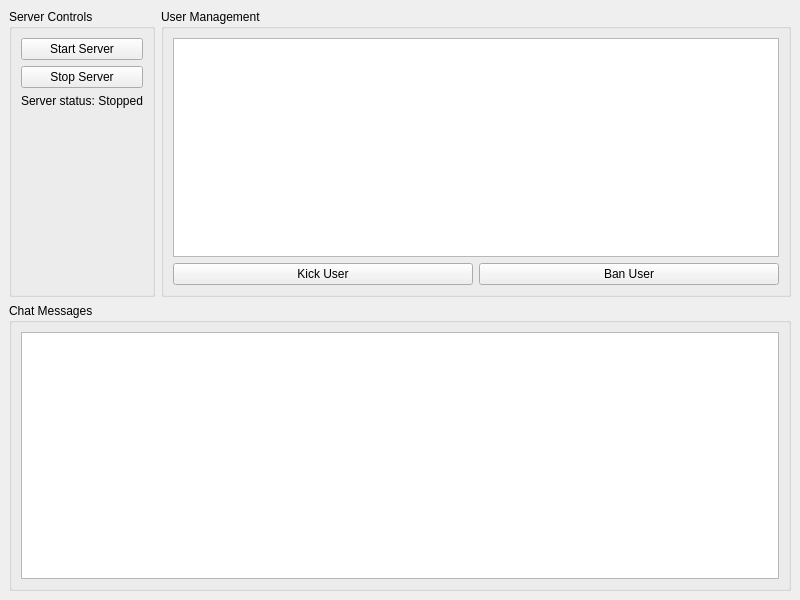
<?xml version="1.0" encoding="UTF-8"?>
<ui version="4.0">
 <class>ServerGUI</class>
 <widget class="QMainWindow" name="ServerGUI">
  <property name="geometry">
   <rect>
    <x>0</x>
    <y>0</y>
    <width>800</width>
    <height>600</height>
   </rect>
  </property>
  <property name="windowTitle">
   <string>Chat Server Administrator</string>
  </property>
  <widget class="QWidget" name="centralwidget">
   <layout class="QVBoxLayout" name="verticalLayout">
    <item>
     <layout class="QHBoxLayout" name="horizontalLayout">
      <item>
       <widget class="QGroupBox" name="groupBox">
        <property name="title">
         <string>Server Controls</string>
        </property>
        <layout class="QVBoxLayout" name="verticalLayout_2">
         <item>
          <widget class="QPushButton" name="startButton">
           <property name="text">
            <string>Start Server</string>
           </property>
          </widget>
         </item>
         <item>
          <widget class="QPushButton" name="stopButton">
           <property name="text">
            <string>Stop Server</string>
           </property>
          </widget>
         </item>
         <item>
          <widget class="QLabel" name="statusLabel">
           <property name="text">
            <string>Server status: Stopped</string>
           </property>
          </widget>
         </item>
         <item>
          <spacer name="verticalSpacer">
           <property name="orientation">
            <enum>Qt::Vertical</enum>
           </property>
           <property name="sizeHint" stdset="0">
            <size>
             <width>20</width>
             <height>40</height>
            </size>
           </property>
          </spacer>
         </item>
        </layout>
       </widget>
      </item>
      <item>
       <widget class="QGroupBox" name="groupBox_2">
        <property name="title">
         <string>User Management</string>
        </property>
        <layout class="QVBoxLayout" name="verticalLayout_3">
         <item>
          <widget class="QTableView" name="userTableView"/>
         </item>
         <item>
          <layout class="QHBoxLayout" name="horizontalLayout_2">
           <item>
            <widget class="QPushButton" name="kickButton">
             <property name="text">
              <string>Kick User</string>
             </property>
            </widget>
           </item>
           <item>
            <widget class="QPushButton" name="banButton">
             <property name="text">
              <string>Ban User</string>
             </property>
            </widget>
           </item>
          </layout>
         </item>
        </layout>
       </widget>
      </item>
     </layout>
    </item>
    <item>
     <widget class="QGroupBox" name="groupBox_3">
      <property name="title">
       <string>Chat Messages</string>
      </property>
      <layout class="QVBoxLayout" name="verticalLayout_4">
       <item>
        <widget class="QTextEdit" name="chatTextEdit">
         <property name="readOnly">
          <bool>true</bool>
         </property>
        </widget>
       </item>
      </layout>
     </widget>
    </item>
   </layout>
  </widget>
 </widget>
 <resources/>
 <connections/>
</ui>
